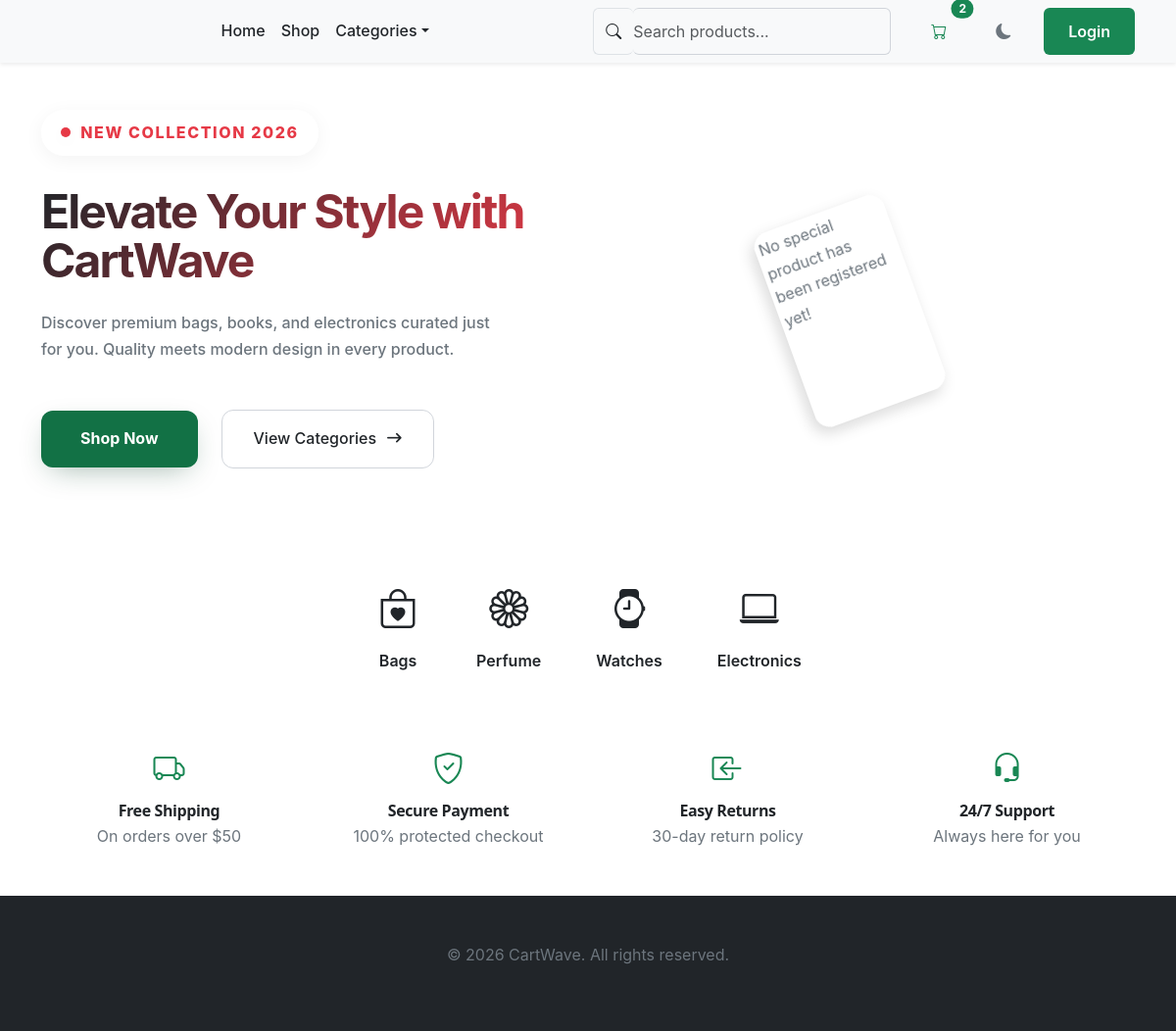
The app's page /, older data.
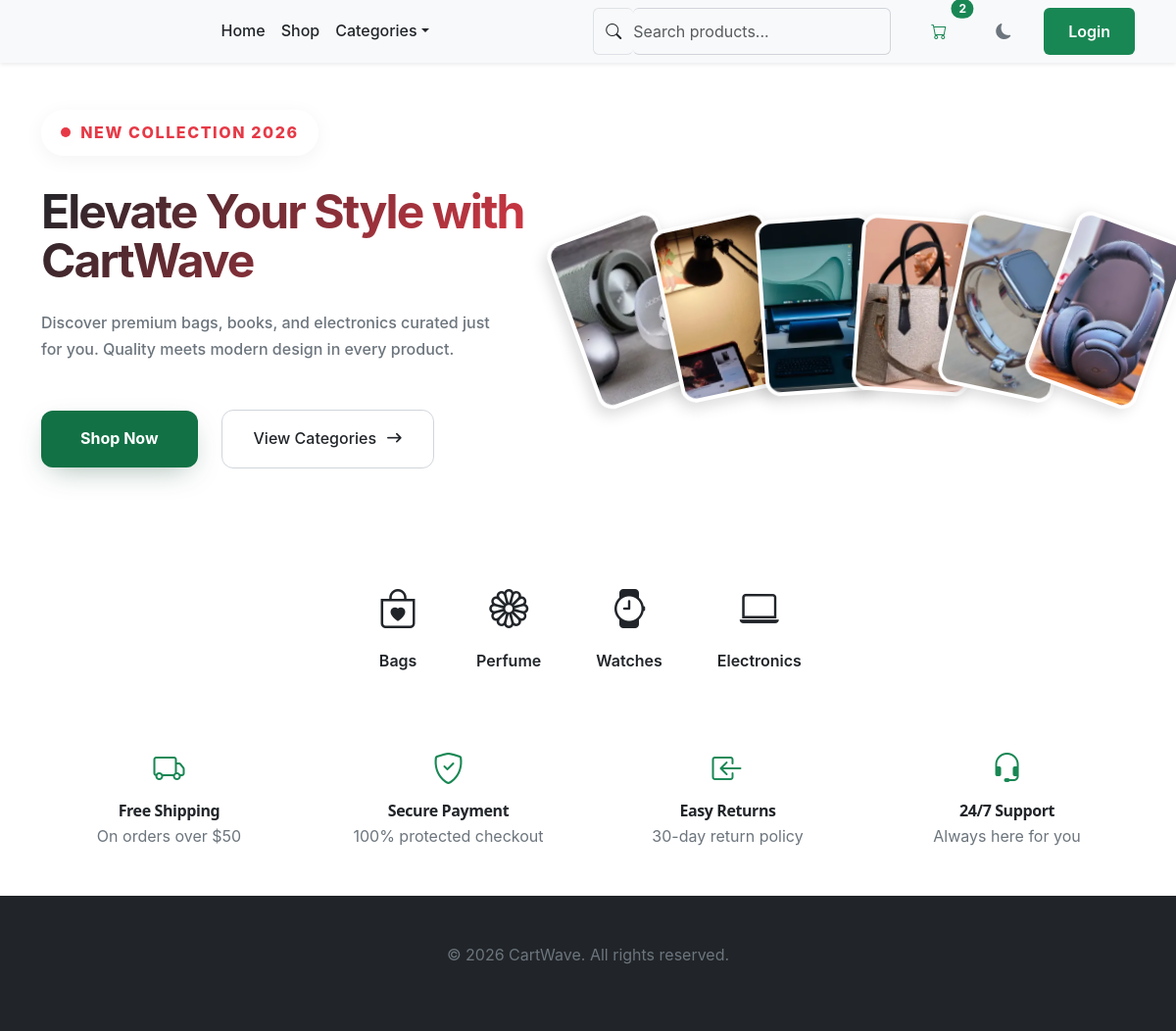
The same page, newer data.
### products/models.py (models this page shows, shortened)
class Product(models.Model):
    name = models.CharField(max_length=200)
    description = models.TextField(blank=True)
    price = models.IntegerField()
    image = models.ImageField(upload_to="products/",blank=True)
    is_active = models.BooleanField(default=True)
    is_featured = models.BooleanField(default=False)
    created_at = models.DateTimeField(auto_now_add=True)
    class Meta:
        ordering = ['-created_at']

### products/views.py (the view)
# urls.py: path("", index, name="index"),
def index(request):
    featured_products = Product.objects.filter(is_featured=True, is_active=True)[:6]
    site_config = SiteConfig.objects.first()
    return render(request, "index.html", {"featured_products": featured_products, "site_config": site_config})

### templates/index.html (shortened to what the changed rows need)
{% extends "base.html" %}
{% load static humanize %}
{% block content %}
    <section class="hero-section">
      <div class="container py-5">
        <div class="row align-items-center">
          <div class="col-lg-6 hero-content mb-4 mb-lg-0">
            <h1 class="hero-title">
              Elevate Your Style with <span>CartWave</span>
            </h1>
          </div>
          <div class="col-lg-6">
            <div class="hero-gallery position-relative">
              {% for product in featured_products %}
              <div class="gallery-item" style="--i: {{ forloop.counter0 }}">
                <img src="{{ product.image.url }}" alt="{{ product.name }}" />
              </div>
              {% empty %}
                <div class="gallery-item">
                  <p>No special product has been registered yet!</p>
                </div>
              {% endfor %}
            </div>
          </div>
        </div>
      </div>
    </section>
{% endblock %}

Row changes from the older to the newer data that the page shows:
added Product: image (picture)
added Product: image (picture)
added Product: image (picture)
added Product: image (picture)
added Product: image (picture)
added Product: image (picture)
Text that changed along with them:
text no longer shown: "No special product has been registered yet!"
